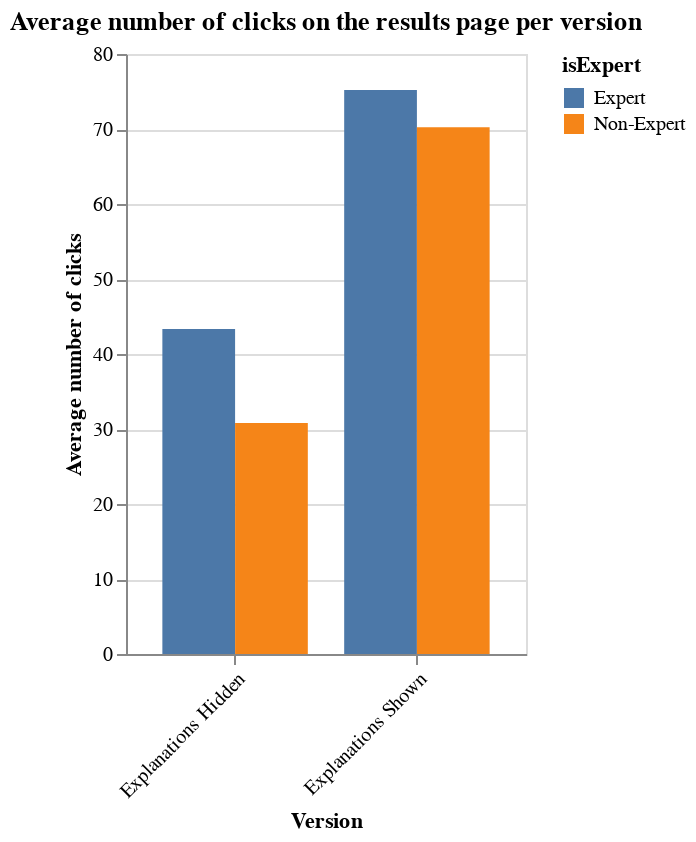

Notebook cell for this chart:
### Code cell
#get all clicks from results page
clicks = df[df['page'] == 'ResultsPage']


clicks = clicks.groupby(['userid', 'version', 'isExpert'])['actionname'].count().reset_index().rename(columns={'actionname': 'clicks'})

#count times user clicked on 'Submit Top 10'

count = df[df['actionname'] == 'Submit Top 10'].groupby(['userid', 'version'])['actionname'].count().reset_index()


clicks = clicks.merge(count, on=['userid', 'version'], how='left')

clicks['actionname'] = clicks['actionname'].fillna(1)

clicks = clicks.rename(columns={'actionname': 'times_submit'})

clicks['clicks'] = clicks['clicks'] / clicks['times_submit']

x = clicks.copy()


#add LC-ES + HC-ES and LC-EH + HC-EH

clicks.loc[clicks['version'] == 'LC + ES', 'version'] = 'Explanations Shown'
clicks.loc[clicks['version'] == 'HC + ES', 'version'] = 'Explanations Shown'
clicks.loc[clicks['version'] == 'LC + EH', 'version'] = 'Explanations Hidden'
clicks.loc[clicks['version'] == 'HC + EH', 'version'] = 'Explanations Hidden'

clicks = clicks.groupby(['version', 'isExpert'])['clicks'].mean().reset_index()

chart = alt.Chart(clicks).mark_bar().encode(
    x=alt.X('version:N', title='Version', axis=alt.Axis(labelAngle=-45), sort=['LC + EH', 'LC + ES', 'HC + EH', 'HC + ES']),
    y=alt.Y('clicks:Q', title='Average number of clicks'),
    color='isExpert',
    xOffset='isExpert'

).properties(
    title='Average number of clicks on the results page per version',
    width=200
)

chart.save('charts/total_clicks_results.png')
chart

### Figure 1 — Vega-Lite specification as saved in the notebook (floating-point values rounded to 4 significant figures)
{"config": {"view": {"continuousWidth": 300, "continuousHeight": 300}}, "data": {"name": "data-21ad511c3ce8b5c71c2a906e1ca4c43c"}, "mark": {"type": "bar"}, "encoding": {"color": {"field": "isExpert", "type": "nominal"}, "x": {"axis": {"labelAngle": -45}, "field": "version", "sort": ["LC + EH", "LC + ES", "HC + EH", "HC + ES"], "title": "Version", "type": "nominal"}, "xOffset": {"field": "isExpert", "type": "nominal"}, "y": {"field": "clicks", "title": "Average number of clicks", "type": "quantitative"}}, "title": "Average number of clicks on the results page per version", "width": 200, "$schema": "https://vega.github.io/schema/vega-lite/v5.8.0.json", "datasets": {"data-21ad511c3ce8b5c71c2a906e1ca4c43c": [{"version": "Explanations Hidden", "isExpert": "Expert", "clicks": 43.33}, {"version": "Explanations Hidden", "isExpert": "Non-Expert", "clicks": 30.81}, {"version": "Explanations Shown", "isExpert": "Expert", "clicks": 75.2}, {"version": "Explanations Shown", "isExpert": "Non-Expert", "clicks": 70.22}]}}
